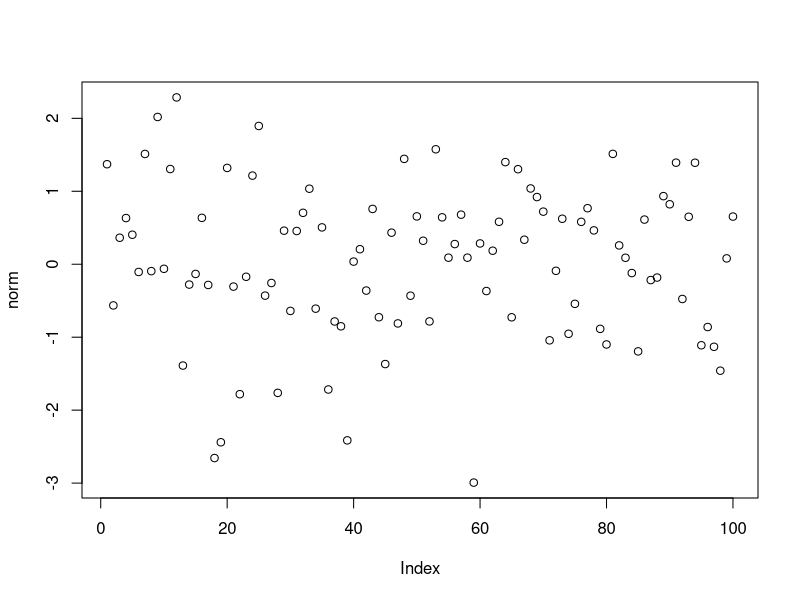
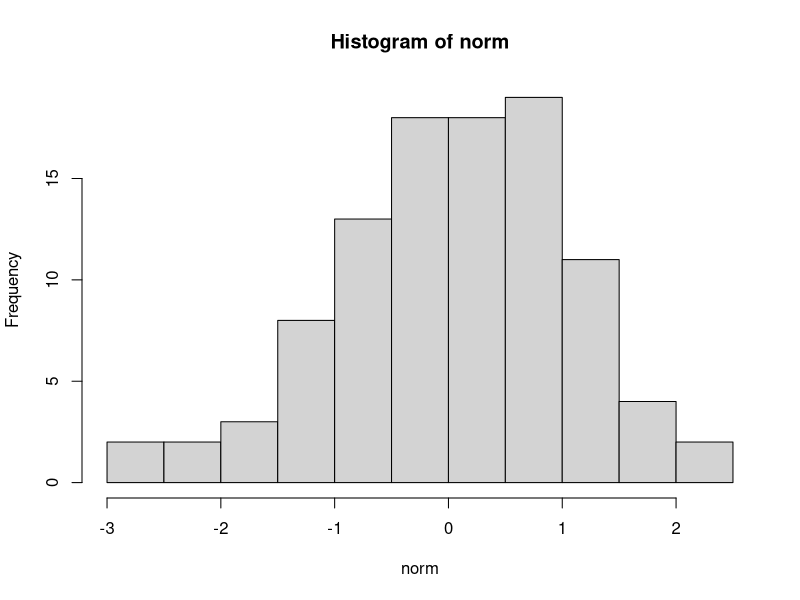
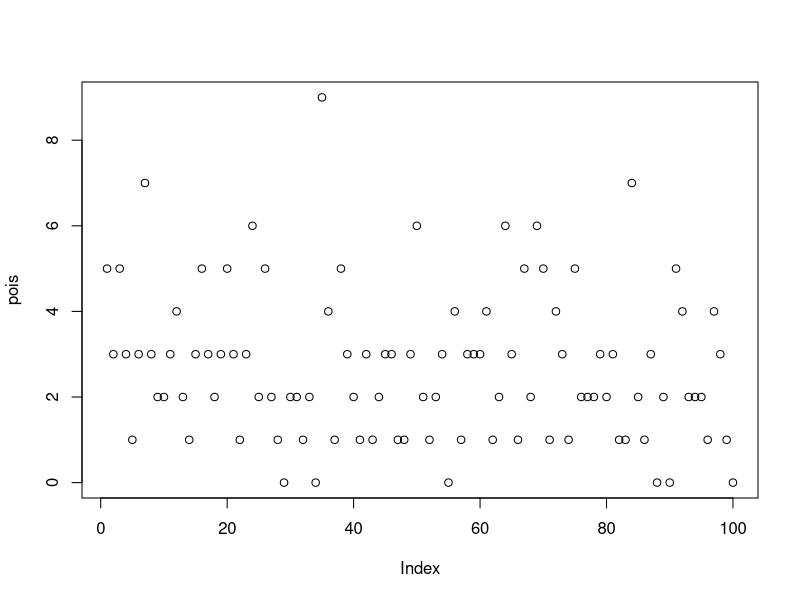
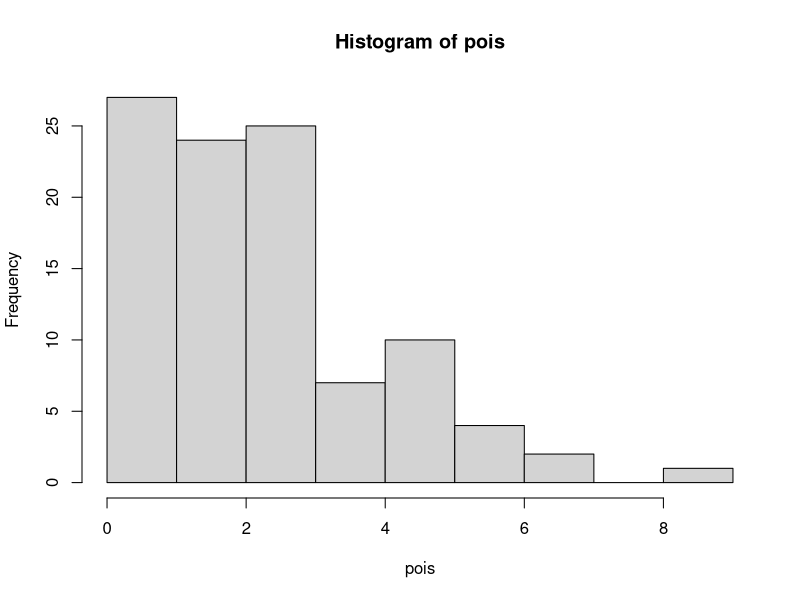
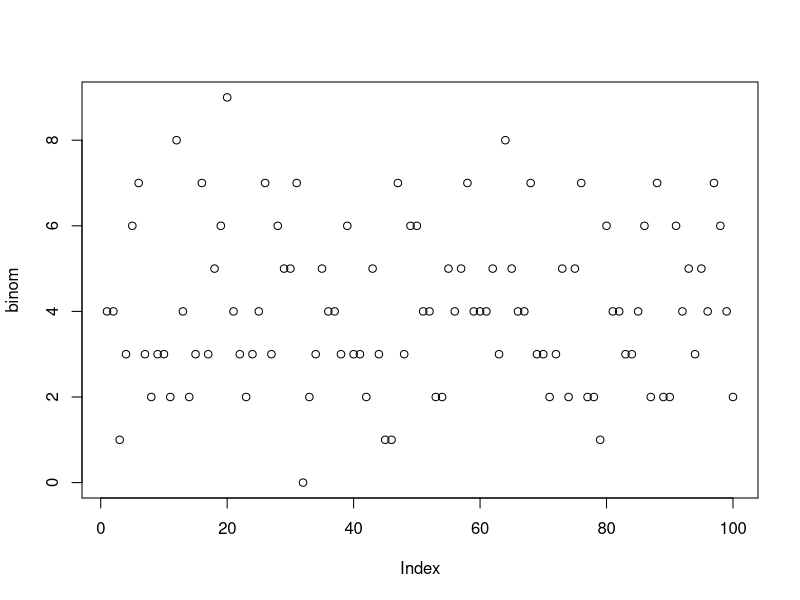
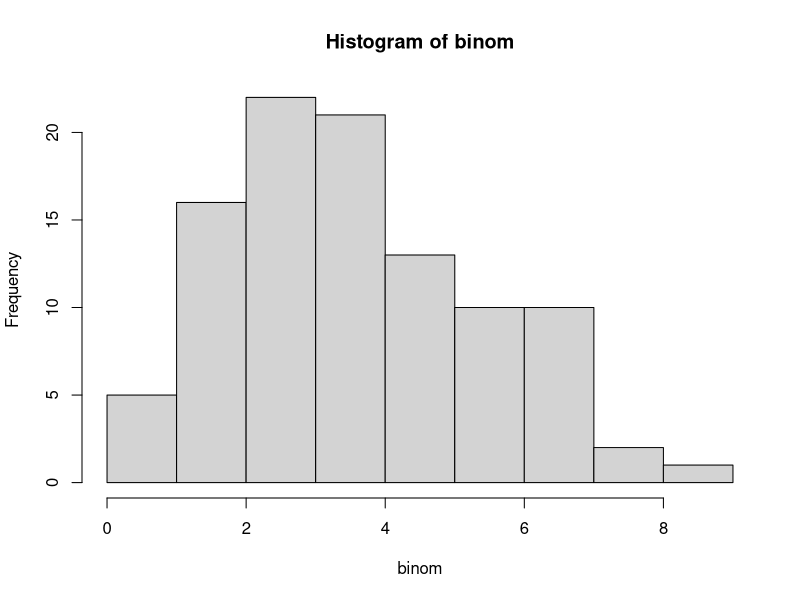

These charts were generated, in order, by the following R code:
# -----------------------------------------------------------------------------
# -----------------------------------------------------------------------------
# distributions
# https://stats.idre.ucla.edu/r/modules/probabilities-and-distributions/

set.seed(42)

# -----------------------------------------------------------------------------
# normal distribution 

help(rnorm)

norm <- rnorm(100, mean = 0, sd = 1)

plot(norm)
hist(norm)
mean(norm)
sd(norm)

# -----------------------------------------------------------------------------
# poison distribution

help(rpois)

pois <- rpois(100, lambda = 3)

plot(pois)
hist(pois)
mean(pois)
sd(pois)

# -----------------------------------------------------------------------------
# binomial distrubution

binom <- rbinom(100, size = 20, prob = 0.2)

plot(binom)
hist(binom)
